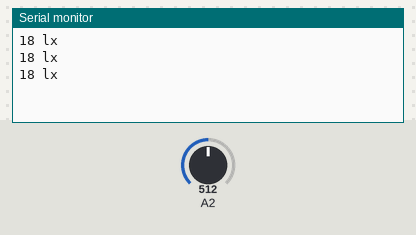
Recording of a sketch running on a simulated Arduino Uno, built with avr-gcc and run on an emulated ATmega328P. Shown: the last lines printed to the serial monitor. The test bench sets the inputs (shaded band); at power-on: A2 = 512.

Above: at 1.3 s.
1.4 s: A2 set to 0
At 1.9 s:
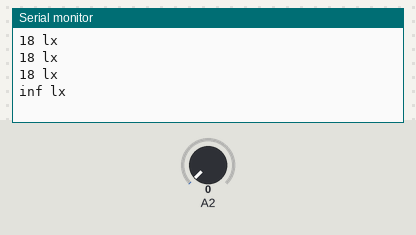
3.5 s: A2 set to 122
At 3.9 s:
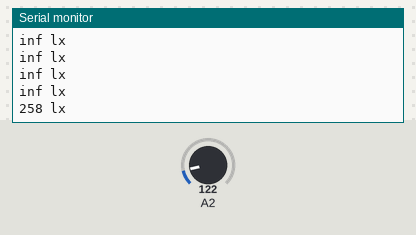

Measured:
- after the input at 1.4 s, the serial monitor: prints a new line after 0.10 s (image 1)
- after the input at 3.5 s, the serial monitor: prints a new line at once (image 2)

The sketch:

illm.ino
```cpp
void setup() {
  //シリアル通信の初期化
  Serial.begin(9600) ;
}
void loop() {
  //A2ピンからセンサーの出力電圧を読込む
  int val2 = analogRead(2);
  //電圧を計算する
  float volt = (val2 / 1023.0) * 5;
  //CdSセルの抵抗値を求める
  float resister = 10000 * volt/(5.0 - volt);
  //照度を求める
  float illuminance = 4050000 * pow(resister, -1.34);
  //照度を小数0桁までシリアルモニタに出力する
  Serial.print(illuminance,0);Serial.println(" lx");
  //500ミリ秒秒待つ
  delay(500);
}
```
